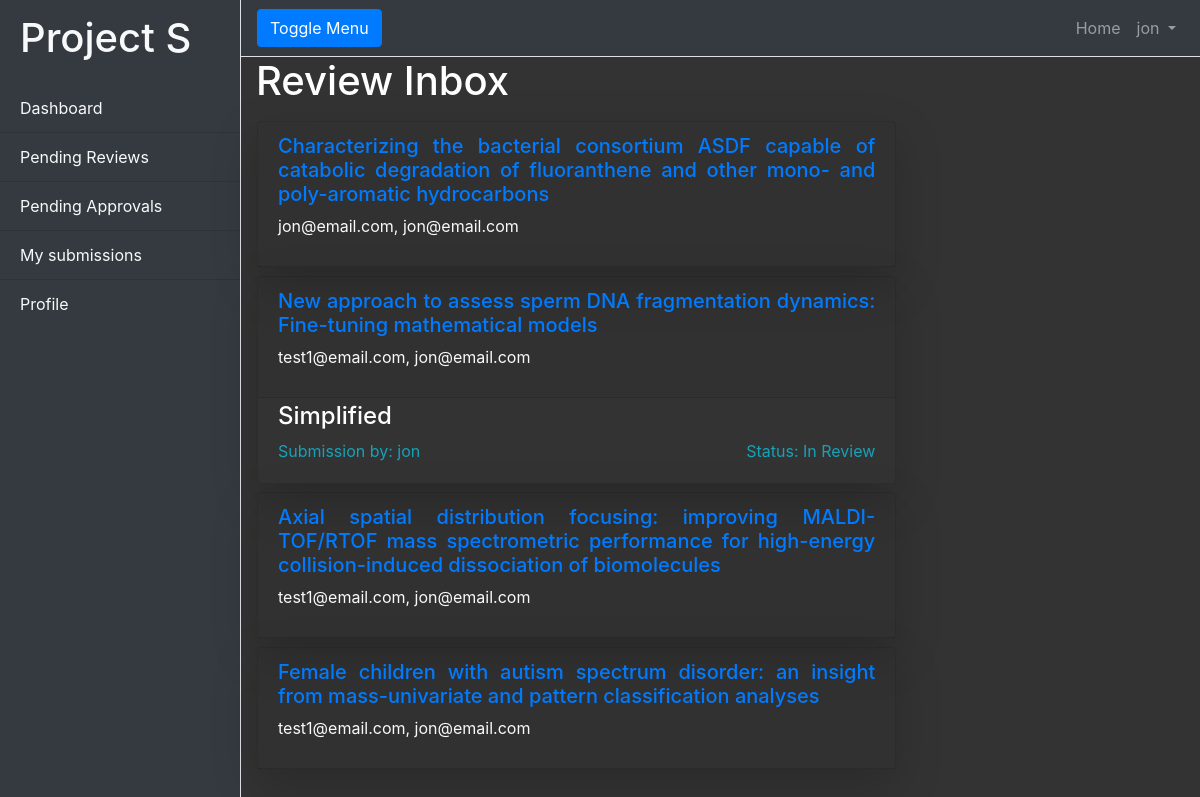
Page /reviews/inbox (signed in) on the committed database.
### Accounts/models.py (models this page shows, shortened)
class User(AbstractUser):
    class UserType(models.TextChoices):
        PI = 'PI', ('Principal Investigator')
        Grads = 'Grads', ('Graduate Student')
        Undergrad = 'Undergrad', ('Undergrad')
    username = models.CharField(max_length=50)
    email = models.EmailField(unique=True)
    type = models.CharField(max_length = 150, choices = UserType.choices, default = UserType.Undergrad)
    USERNAME_FIELD = 'email'
    REQUIRED_FIELDS = ['username', 'type']
    objects = CustomUserManager()

### Articles/models.py (models this page shows, shortened)
class Article (models.Model):
    name = models.CharField(max_length = 255)
    link = models.URLField()
    PI = models.ForeignKey(settings.AUTH_USER_MODEL, on_delete= models.CASCADE, related_name='article_PI')
    first_author = models.ForeignKey(settings.AUTH_USER_MODEL, on_delete= models.CASCADE, related_name='article_FA')
    article_text = RichTextField(blank = True, null=True)
    reviewers = models.ManyToManyField(settings.AUTH_USER_MODEL, related_name='can_review')
    approvers = models.ManyToManyField(settings.AUTH_USER_MODEL, related_name='can_approve')

class S_article_submission(models.Model):
    class submission_status(models.TextChoices):
        not_submitted = 'Awaiting submission', ('Awaiting submission')
        submitted = 'Submitted', ('Submitted')
        in_review = 'In Review', ('In Review')
        reviewed = 'Reviewed', ('Reviewed')
        approved = 'Approved', ('Approved')
    article = models.ForeignKey(Article, on_delete= models.CASCADE, related_name='submission')
    created_by = models.ForeignKey(settings.AUTH_USER_MODEL, on_delete=models.CASCADE, related_name='created_this_submission')
    created_at = models.DateTimeField(auto_now_add=True)
    updated_at = models.DateTimeField(auto_now=True)
    status = models.CharField(max_length=150, choices=submission_status.choices, default = submission_status.not_submitted)
    reviewed_by = models.ForeignKey(settings.AUTH_USER_MODEL, on_delete=models.CASCADE, related_name='reviewed_this_submission', null=True, blank=True)
    text = RichTextField(blank=True, null=True)

### Reviews/views.py (the view)
# urls.py: path('inbox', views.ReviewerInboxArticles.as_view(), name='reviewer_inbox'),
@method_decorator(login_required, name='dispatch')
class ReviewerInboxArticles(ListView):
    model = Article
    paginate_by = 5
    context_object_name = 'articles'
    template_name = 'reviewer_inbox.html'
    def get_queryset(self, *args, **kwargs):
        user = self.request.user
        queryset = Article.objects.filter(reviewers = user)
        return queryset
    def get_context_data(self, **kwargs):
        context = super().get_context_data(**kwargs)
        query = Article.objects.filter(reviewers = self.request.user)
        submissions = S_article_submission.objects.filter( Q(article__in=query) & ( Q(status = 'Submitted') | Q(status = 'In Review')))
        context['submissions'] = submissions
        return context

### templates/reviewer_inbox.html
{% extends 'review.html' %}
{% block content %}
<div class="container-fluid ">
    <h1 class="text-justify text-white"> Review Inbox </h1>
</div>
<div class="container-fluid m-3 ">
    <div class="row">
        <div class="col-8 ">
            {% for article in articles %}
            <div class="row">
                <div class="card bg-transparent mb-2 shadow-lg rounded" style="width: 60rem;" >
                    <div class="card-header text-justify">
                        <h5><a href="{% url 'Article_detail' article.pk %}">{{article.name}}</a></h5>
                        <p class="text-light">
                            {{article.first_author}}, {{article.PI}}
                        </p>
                    </div>
                    {% for submission in submissions %}
                        {% if submission.article == article %}
                            <div class="card-body pt-1 overflow-auto">
                                <a href="{% url 'reviewing page' submission.pk %}">
                                    <div class="card-text text-justify ">
                                        <h4 class="text-white">Simplified</h4>
                                        <div class="d-flex justify-content-between text-info">
                                            <div>
                                                Submission by: {{ submission.created_by.username }}
                                            </div>
                                            <div>
                                                Status: {{submission.status}}
                                            </div>
                                        </div>
                                    </div>
                                </a>
                            </div>
                        {% endif %}
                    {% endfor %}
                </div>
            </div>
            {% endfor %}
        </div>
    </div>
</div>
{% endblock content %}

### templates/review.html (shortened to what this page needs)
<!doctype html>
{% load static %}
{% load widget_tweaks %}
<html lang="en">
  <head>
    <link rel="stylesheet" href="https://cdn.jsdelivr.net/npm/bootstrap@4.5.3/dist/css/bootstrap.min.css">
    <link rel="stylesheet" href="{% static 'CSS/simple_sidebar.css' %}">
  </head>
  <body>
    <div class="d-flex" id="wrapper">
        <div class="bg-dark border-right" id="sidebar-wrapper">
          <div class="sidebar-heading text-light "> <h1>Project S</h1> </div>
          <div class="list-group list-group-flush">
            <a href="#" class="list-group-item text-light list-group-item-action bg-dark">Dashboard</a>
            <a href="{% url 'reviewer_inbox' %}" class="list-group-item text-light list-group-item-action bg-dark">Pending Reviews</a>
            <a href="{% url 'approver_inbox' %}" class="list-group-item text-light list-group-item-action bg-dark">Pending Approvals</a>
            <a href="{% url 'submitter_inbox' %}" class="list-group-item text-light list-group-item-action bg-dark">My submissions</a>
            <a href="#" class="list-group-item text-light list-group-item-action bg-dark">Profile</a>
          </div>
        </div>
        <div id="page-content-wrapper">
          <nav class="navbar navbar-expand-lg navbar-dark bg-dark border-bottom">
            <button class="btn btn-primary" id="menu-toggle">Toggle Menu</button>
            <div class="collapse navbar-collapse" id="navbarSupportedContent">
              <ul class="navbar-nav ml-auto mt-2 mt-lg-0">
                <li class="nav-item">
                  <a class="nav-link" href="{% url 'Article_list' %}">Home <span class="sr-only">(current)</span></a>
                </li>
                <li class="nav-item dropdown">
                  <a class="nav-link dropdown-toggle" href="#" id="navbarDropdown" role="button" data-toggle="dropdown" aria-haspopup="true" aria-expanded="false">
                    {{request.user.username}}
                  </a>
                </li>
              </ul>
            </div>
          </nav>
          {% block content %}
          {% endblock content %}
  </body>
</html>

### static/CSS/simple_sidebar.css (style rules this page uses)
html, body { background-color: #333 ; }
#wrapper { overflow-x: hidden; }
#sidebar-wrapper { min-height: 100vh; margin-left: -15rem; -webkit-transition: margin .25s ease-out; -moz-transition: margin .25s ease-out; -o-transition: margin .25s ease-out; transition: margin .25s ease-out; }
#sidebar-wrapper .sidebar-heading { padding: 0.875rem 1.25rem; font-size: 1.2rem; }
#sidebar-wrapper .list-group { width: 15rem; }
#page-content-wrapper { min-width: 100vw; }
@media (min-width: 768px) { #sidebar-wrapper { margin-left: 0; } }
@media (min-width: 768px) { #page-content-wrapper { min-width: 0; width: 100%; } }

### rows in the picture
User: user.username "jon"
Article: name "Characterizing the bacterial consortium ASDF capable of catabolic degradation of fluoranthene and other mono- and poly-aromatic hydrocarbons", first_author "jon@email.com", PI "jon@email.com"
Article: name "New approach to assess sperm DNA fragmentation dynamics: Fine-tuning mathematical models", first_author "test1@email.com", PI "jon@email.com"
S_article_submission: created_by.username "jon", status "In Review"
Article: name "Axial spatial distribution focusing: improving MALDI-TOF/RTOF mass spectrometric performance for high-energy collision-induced dissociation of biomolecules", first_author "test1@email.com", PI "jon@email.com"
Article: name "Female children with autism spectrum disorder: an insight from mass-univariate and pattern classification analyses", first_author "test1@email.com", PI "jon@email.com"
